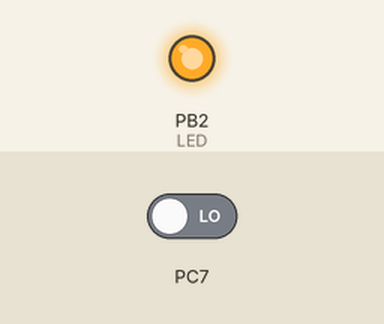
This program was run on a simulated ATmega328P, built with avr-gcc and emulated at 1 MHz. Parts: output pins drawn as LEDs (lit = HIGH). The inputs (shaded band) are chosen by the test bench; at power-on: PC7 LOW.

Above: at 0.1 s.
Timing chart, 0 to 1.6 s (numbered marks = the images above):
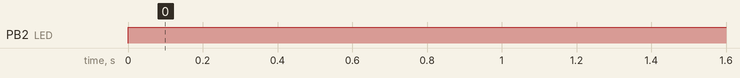

The program:

main.c
```c
/*
 * part2_c.c
 *
 * Created: 3/2/2019 6:48:49 PM
 * Author : Tyler
 */

#include <avr/io.h>				//standard avr library
#define F_CPU 1000000UL			//set clock speed in MHz
#include <util/delay.h>			//delay library for above clock speed


int main(void)
{

	DDRB |= (1 << PB2);			//define portb2 as an output to blink the LED
	DDRC &= (0 << PB2);			//define portc2 as an input (switch)
	PORTC |= (1 << PB2);		//enable pull-up

	while(1)					//infinite loop
	{
		if (PINC)				//if there is input at portc2
		{
			PORTB |= (1 << PB2);//enable portb2
			_delay_ms(1250);	//delay for 1.25 seconds
		}
		else
		PORTB &= ~(1 << PB2);	//else clear portb2
	}

	return 1;
}
```

Measured:
- by itself, PB2 (LED): LOW → HIGH at 0.00 s
